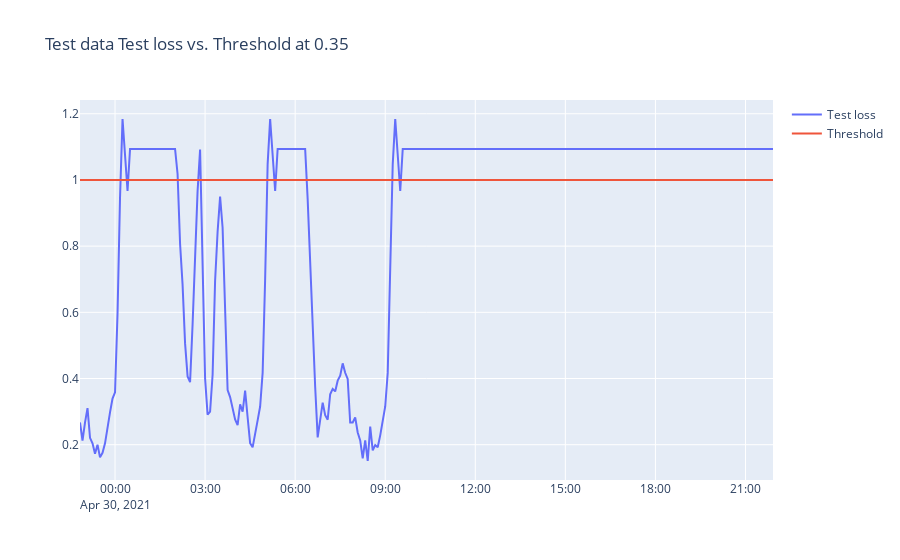

The notebook cell saved with this chart:
### Code cell
test_score_df = pd.DataFrame(test[TIME_STEPS:])
test_score_df['loss'] = test_mae_loss
test_score_df['threshold'] = 1
test_score_df['anomaly'] = test_score_df['loss'] > test_score_df['threshold']
test_score_df['WAFPUB'] = test[TIME_STEPS:]['WAFPUB']

fig = go.Figure()
fig.add_trace(go.Scatter(x=test_score_df.index, y=test_score_df['loss'], name='Test loss'))
fig.add_trace(go.Scatter(x=test_score_df.index, y=test_score_df['threshold'], name='Threshold'))
fig.update_layout(showlegend=True, title='Test data Test loss vs. Threshold at 0.35')
fig.show()

### Figure 1 — Plotly figure (JSON) as saved in the notebook; plotly's stock layout.template omitted (floating-point values rounded to 4 significant figures; data arrays with more than 128 entries replaced by an {"elided": "..."} marker saying what was removed)
{"data": [{"name": "Test loss", "type": "scatter", "x": {"elided": "278 str values"}, "y": {"elided": "278 float values"}}, {"name": "Threshold", "type": "scatter", "x": {"elided": "278 str values"}, "y": {"elided": "278 int values"}}], "layout": {"showlegend": true, "title": {"text": "Test data Test loss vs. Threshold at 0.35"}}}
